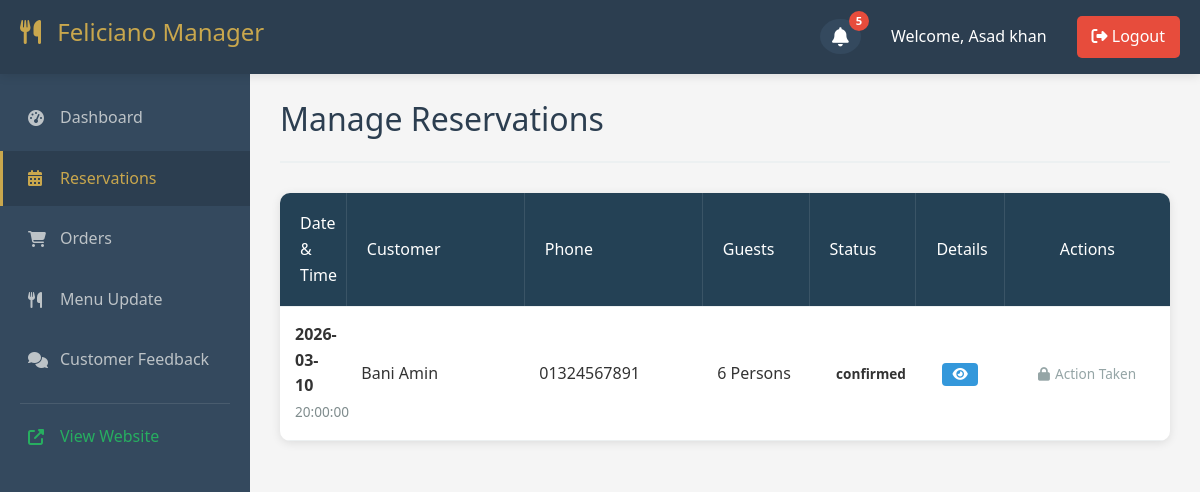
The page /manager/reservations.php (signed in) on the database its author committed.
### tables this page shows
CREATE TABLE `reservations` (
  `id` int(11) NOT NULL,
  `reservation_id` varchar(50) NOT NULL,
  `customer_id` int(11) DEFAULT NULL,
  `customer_name` varchar(100) NOT NULL,
  `customer_email` varchar(100) DEFAULT NULL,
  `customer_phone` varchar(20) NOT NULL,
  `reservation_date` date NOT NULL,
  `reservation_time` time NOT NULL,
  `guests_count` int(11) NOT NULL,
  `occasion` enum('birthday','anniversary','business','date','family','other') DEFAULT 'other',
  `special_requests` text DEFAULT NULL,
  `branch_id` int(11) DEFAULT NULL,
  `status` enum('pending','confirmed','cancelled','completed') DEFAULT 'pending',
  `created_at` timestamp NOT NULL DEFAULT current_timestamp(),
  `updated_at` timestamp NOT NULL DEFAULT current_timestamp() ON UPDATE current_timestamp()
);

### manager/reservations.php (the view, shortened to what this page needs)
<?php
require_once '../config/database.php';
$branch_id = $_SESSION['user_branch_id'] ?? null;
$role = $_SESSION['user_role'] ?? '';
if ($role === 'manager' && !empty($branch_id)) {
    $stmt = $conn->prepare("SELECT * FROM reservations WHERE branch_id = ? ORDER BY reservation_date DESC, reservation_time DESC");
    $stmt->bind_param("i", $branch_id);
    $stmt->execute();
    $result = $stmt->get_result();
} else {
    $sql = "SELECT * FROM reservations ORDER BY reservation_date DESC, reservation_time DESC";
    $result = $conn->query($sql);
}
include 'header.php';
?>
<section class="admin-section active">
    <div class="section-header">
        <h2>Manage Reservations</h2>
    </div>
    <div class="orders-table-container team-table-container">
        <table class="admin-table">
            <thead>
                <tr>
                    <th>Date & Time</th>
                    <th>Customer</th>
                    <th>Phone</th>
                    <th>Guests</th>
                    <th>Status</th>
                    <th style="width: 80px; text-align: center;">Details</th>
                    <th style="width: 150px; text-align: center;">Actions</th>
                </tr>
            </thead>
            <tbody>
                <?php if ($result && $result->num_rows > 0): ?>
                    <?php while ($row = $result->fetch_assoc()): ?>
                        <tr>
                            <td>
                                <strong><?= htmlspecialchars($row['reservation_date']) ?></strong><br>
                                <span style="font-size: 0.85em; color: #7f8c8d;"><?= htmlspecialchars($row['reservation_time']) ?></span>
                            </td>
                            <td><?= htmlspecialchars($row['customer_name'] ?? 'N/A') ?></td>
                            <td><?= htmlspecialchars($row['customer_phone'] ?? 'N/A') ?></td>
                            <td><?= htmlspecialchars($row['guests_count']) ?> Persons</td>
                            <td>
                                <?php
                                    $status = $row['status'] ?? 'pending';
                                ?>
                                <span class="status-badge status-<?= htmlspecialchars($status) ?>"><?= htmlspecialchars($status) ?></span>
                            </td>
                            <td style="width: 80px; text-align: center;">
                                <button type="button" class="action-btn" style="background:#3498db; color:white; border:none; padding: 5px 10px; border-radius: 4px; cursor:pointer;" title="View Details" onclick='viewDetails(<?= htmlspecialchars(json_encode($row), ENT_QUOTES, "UTF-8") ?>)'>
                                    <i class="fas fa-eye"></i>
                                </button>
                            </td>
                            <td style="width: 150px; text-align: center; white-space: nowrap;">
                                <?php if ($status === 'pending'): ?>
                                <form method="POST" class="d-inline" style="display: flex; gap: 8px; margin: 0; align-items: center; justify-content: center;">
                                    <input type="hidden" name="reservation_id" value="<?= $row['id'] ?>">
                                    <button type="submit" name="action" value="confirmed" class="action-btn" style="background:#2ecc71; color:white; border:none; padding: 5px 10px; border-radius: 4px; cursor:pointer;" title="Approve" onclick="return confirm('Are you sure you want to approve this reservation?');">
                                        <i class="fas fa-check"></i>
                                    </button>
                                    <button type="submit" name="action" value="cancelled" class="action-btn delete-btn" style="background:#e74c3c; color:white; border:none; padding: 5px 10px; border-radius: 4px; cursor:pointer;" title="Cancel" onclick="return confirm('Are you sure you want to cancel this reservation?');">
                                        <i class="fas fa-times"></i>
                                    </button>
                                </form>
                                <?php else: ?>
                                    <span style="color: #95a5a6; font-size: 0.85rem;"><i class="fas fa-lock" style="margin-right: 5px;"></i><span>Action Taken</span></span>
                                <?php endif; ?>
                            </td>
                        </tr>
                    <?php endwhile; ?>
                <?php else: ?>
                    <tr><td colspan="6" style="text-align: center; padding: 40px; color: #7f8c8d;">No reservations found.</td></tr>
                <?php endif; ?>
            </tbody>
        </table>
    </div>
</section>
<?php include 'footer.php'; ?>

### admin/admin-styles.css (style rules this page uses)
* { margin: 0; padding: 0; box-sizing: border-box; font-family: 'Segoe UI', Tahoma, Geneva, Verdana, sans-serif; }
body { background-color: #f5f5f5; color: #333; line-height: 1.6; }
.admin-section { display: none; }
.admin-section.active { display: block; }
.section-header { display: flex; justify-content: space-between; align-items: center; margin-bottom: 30px; padding-bottom: 15px; border-bottom: 2px solid #ecf0f1; }
.section-header h2 { color: #2c3e50; font-size: 2rem; }
.admin-table { width: 100%; background: white; border-radius: 10px; overflow: hidden; box-shadow: 0 2px 10px rgba(0, 0, 0, 0.1); table-layout: fixed; }
.admin-table th, .admin-table td { padding: 15px; text-align: left; border-bottom: 1px solid #ecf0f1; vertical-align: middle; }
.admin-table th:nth-child(1), .admin-table td:nth-child(1) { width: 60px; }
.admin-table th:nth-child(2), .admin-table td:nth-child(2) { width: 20%; }
.team-table-container .admin-table th:nth-child(3), .team-table-container .admin-table td:nth-child(3) { width: 20%; }
.team-table-container .admin-table th:nth-child(4), .team-table-container .admin-table td:nth-child(4) { width: 12%; }
.team-table-container .admin-table th:nth-child(5), .team-table-container .admin-table td:nth-child(5) { width: 12%; }
.team-table-container .admin-table th:nth-child(6), .team-table-container .admin-table td:nth-child(6) { width: 15%; }
.team-table-container .admin-table th:nth-child(7), .team-table-container .admin-table td:nth-child(7) { width: 15%; text-align: center; }
.admin-table th { background-color: #2c3e50; color: white; font-weight: 600; border-right: 1px solid rgba(255, 255, 255, 0.1); }
.admin-table th:last-child { border-right: none; }
.status-badge { padding: 5px 12px; border-radius: 20px; font-size: 0.85rem; font-weight: 600; }
.action-btn { padding: 8px 16px; border: none; border-radius: 20px; cursor: pointer; font-size: 0.85rem; font-weight: 600; transition: all 0.3s ease; display: inline-flex; align-items: center; gap: 6px; }
.orders-table-container .admin-table thead th { background-color: #244155; color: white; font-weight: 500; text-transform: none; padding: 18px 20px; }
.orders-table-container .admin-table tr { border-bottom: 1px solid #f1f5f9; }

### rows shown on the page
reservations: reservation_date "2026-03-10", reservation_time "20:00:00", customer_name "Bani Amin", customer_phone "01324567891", guests_count "6", status "confirmed", shows "Action Taken"

### other values the page prints
$unread_count "5"
$_SESSION['user_name'] "Asad khan"
